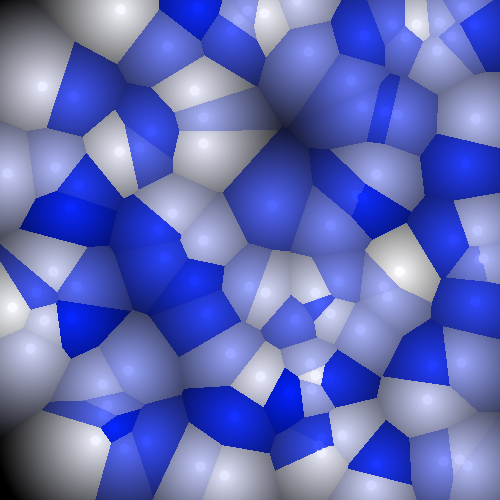
Frame 1 (no input)
Frame 60 (the mouse pressed at the canvas centre just before this capture): identical to frame 1, image omitted
Frame 120 (the mouse held since frame 60 and released just before this capture): identical to frame 1, image omitted

The Processing sketch that drew this single still picture (run headless with seeded random() and noise(); from frame 60 on, the mouse is pressed at the canvas centre):

// Processing sketch: Worley_Voronoi
// ── Worley_Voronoi.pde
ArrayList<Region> regions = new ArrayList<Region>();
float pSize = 1;
int rN = 100;//number of regions
float basehue;
float pSW = 10;
//int power = 2;
boolean render = true;

void setup(){
  size(500, 500);
  //fullScreen();
  colorMode(HSB, 360, 100, 100);
  basehue = random(360);
  for(int i = 0; i < rN; i++){
    color col = color(basehue, random(100), 100);
    PVector p = new PVector(random(width), random(height));
    regions.add(new Region(p, col));
  }
}

//void keyPressed(){
//  if(keyCode == UP){
//    power++;
//  }else if(keyCode == DOWN){
//    power--;
//  }
//  if(key == 'r'){
//    render = !render;
//  }
//}

void draw(){
  background(255);
  noStroke();
  float t = pSize;
  if(render){
    pSize = 1;
  }
  for(int x = 0; x < width; x+=t){
    for(int y = 0; y < height; y+=t){
      ColDst colDst = nearestColor(new PVector(x, y));
      fill(hue(colDst.col), saturation(colDst.col), 100-colDst.dst);
      rect(x, y, pSize, pSize);
    }
  }
  
  for(Region region : regions){
    region.show();
  }
}

ColDst nearestColor(PVector p){
  float minDist = Float.POSITIVE_INFINITY;
  color col = color(0);
  for(Region region : regions){
    float dst = PVector.dist(region.p, p);
    if(minDist > dst){
      minDist = dst;
      col = region.col;
    }
  }
  return new ColDst(col, minDist);
}

class ColDst{
  color col;
  float dst;
  
  ColDst(color col, float dst){
    this.col = col;
    this.dst = dst;
  }
}

// ── Dist.pde
//float dist(int pNorm, PVector a, PVector b){
//  float dx = b.x - a.x; float dy = b.y - a.y;
//  return abs(ipow(dx, pNorm)) + abs(ipow(dy, pNorm));
//}

//float ipow(float x, int p){
//  float result = x;
//  for(int i = 1 ; i < p; i++){
//    result *= x;
//  }
//  return result;
//}

// ── Region.pde
class Region{
  PVector p;
  color col;
  
  Region(PVector p, color col){
    this.p = p;
    this.col = col;
  }
  
  void show(){
    stroke(col);
    strokeWeight(pSW);
    point(p.x, p.y);
  }
}
